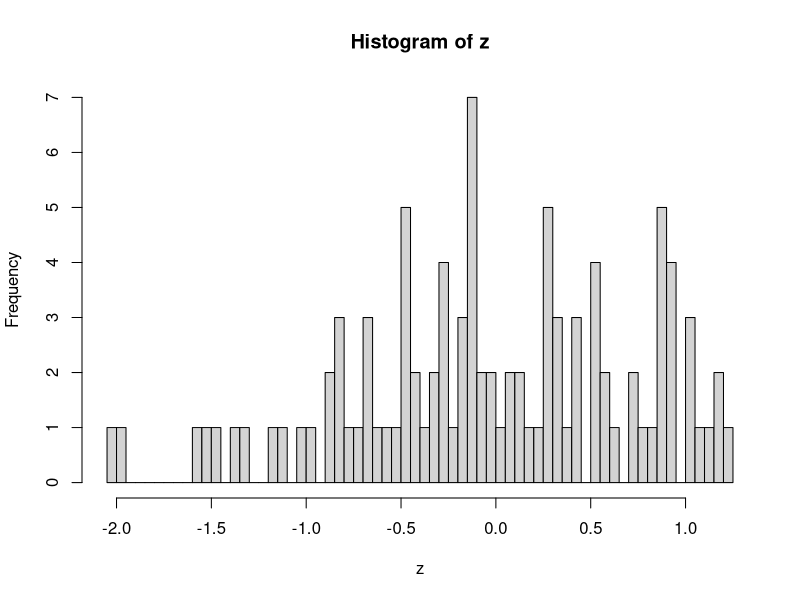
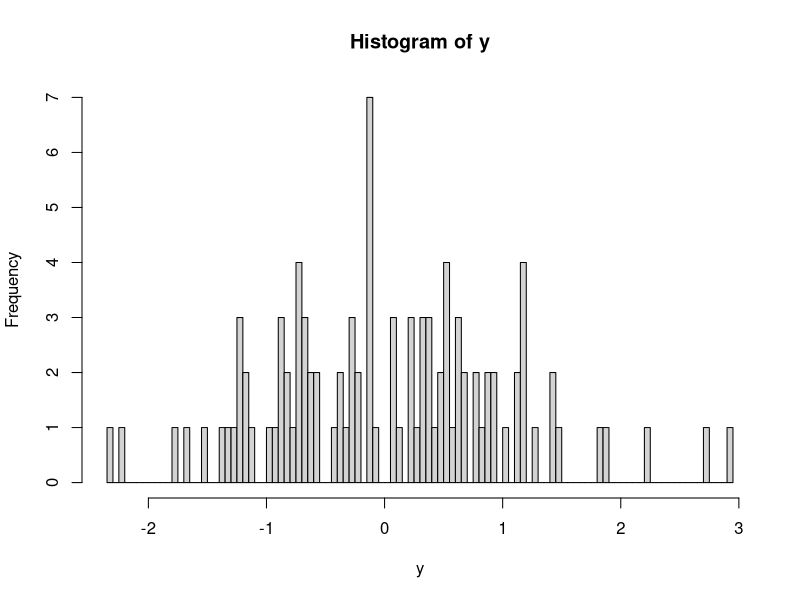

Source code (R) for these figures, in order:
#Use the Box-Muller method and Marsaglia-Bray method to do the following :(a) Generate a sample of 100, 500 and 10000 values from N(0,1).  Hence find the sample mean and variance.(b) Draw histogram in all cases.
print("Box-Muller")
z<-c()
j<-1
y<-c()
while (j<=100) {
	u<-runif(2,0,1)
    v<-2*u-1
    
	if (v[1]**2+v[2]**2<1) {
		z1<-(sqrt(-log(v[1]**2+v[2]**2))*v[1])/sqrt(v[1]**2+v[2]**2)
		z2<-(sqrt(-log(v[1]**2+v[2]**2))*v[2])/sqrt(v[1]**2+v[2]**2)
		z[j]=z1
		z[j+1]=z2
		j<-j+2
		}
	}
	print(z)
	hist(z,breaks=100)
	print("mean")
	print(mean(z))
	print("Variance")
	print(var(z))
print("Marsaglia Method")
j<-1
y<-c()
while (j<=100) {
	u<-runif(2,0,1)
    v<-2*u-1
    r<--2*log(u[1])
    v<-2*pi*u[2]
	y[j]=sqrt(r)*cos(v)
	y[j+1]=sqrt(r)*sin(v)
	j<-j+2
	}

print(y)
print("mean")
print(mean(y))
print("Variance")
print(var(y))
hist(y,breaks=100)

